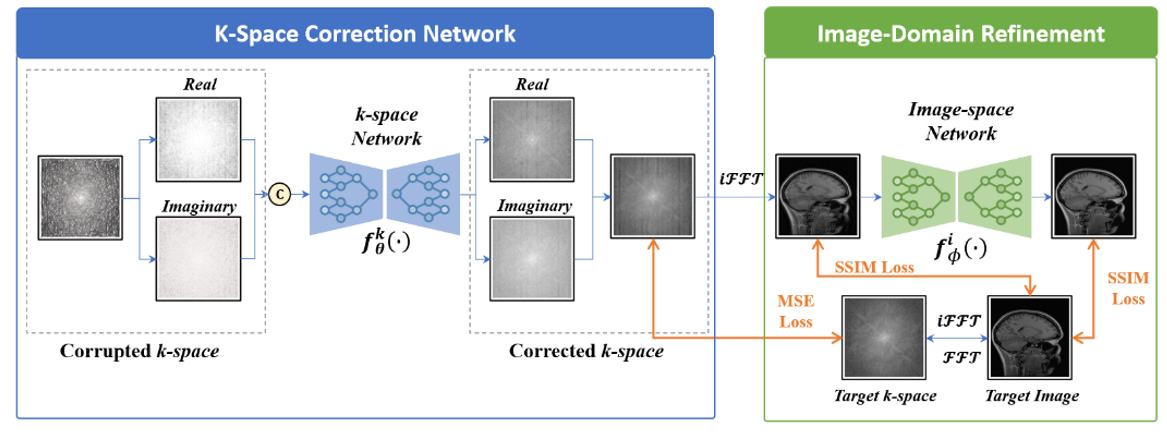
#> input picture KiMoCo.PNG, 1167 x 435 px
$ python -i gradient_metrics.py   (imports and definitions only)
#> lines starting #> are read from the running program, lines starting #| are printed output that depends on the picture
import numpy as np
from scipy.ndimage import sobel
from skimage.feature import canny
from scipy.ndimage import convolve
# [196 lines left out: functions crop_img, bin_img, calc_gradient_magnitude, tenengrad, gradient_entropy, normalized_gradient_squared, not called in this run]


def aes(img, brainmask=None, sigma=np.sqrt(2), n_levels=128, bin=False,
        crop=True, weigt_avg=False, reduction='mean'):
    """
    Calculate the metric Average Edge Strength.
    Original code my Simon Chemnitz-Thomsen.

    Reference:
    Quantitative framework for prospective motion correction evaluation
    Nicolas Pannetier, Theano Stavrinos, Peter Ng, Michael Herbst,
    Maxim Zaitsev, Karl Young, Gerald Matson, and Norbert Schuff

    Parameters
    ----------
    img : numpy array
        Image for which the metrics should be calculated.
    brainmask : numpy array
        Brainmask for the image. If provided, the metric will be calculated
        only on the masked region.
    sigma : float
        Standard deviation of the Gaussian filter used
        during canny edge detection.
    n_levels : int
        Levels of intensities to bin image by
    bin : bool
        Whether to bin the image
    crop : bool
        Whether to crop image/ delete empty slices
    weigt_avg : bool
        Whether to calculate the weighted average (depending on the
        proportion of non-zero pixels in the slice).
    reduction : str
        Method to reduce the edge strength values.
        'mean' or 'worst'

    Returns
    -------
    AES : float
        Average Edge Strength measure of the input image.
    """
    img = np.array(img.squeeze().cpu().detach())

    # Crop image if crop is True (and no brainmask provided)
    if crop:
        if brainmask is None:
            img = crop_img(img)

    # Bin image if bin is True
    if bin:
        img = bin_img(img, n_levels=n_levels)

    # Centered Gradient kernel in the y- and x-direction
    y_kern = np.array([[-1, -1, -1],
                       [0, 0, 0],
                       [1, 1, 1]])
    x_kern = y_kern.T


    # weights for each slice (proportion of non zero pixels)
    weights = []

    img = img.astype(float)

    # Weight, proportion of non zero pixels
    weights.append(np.mean(img > 0))

    # Convolve slice
    x_conv = convolve(img, x_kern)
    y_conv = convolve(img, y_kern)

    # Canny edge img
    canny_img = canny(img, sigma=sigma)

    if brainmask is not None:
        canny_img = np.ma.masked_array(canny_img,
                                        mask=(brainmask[:] != 1))
        x_conv = np.ma.masked_array(x_conv,
                                    mask=(brainmask != 1))
        y_conv = np.ma.masked_array(y_conv,
                                    mask=(brainmask != 1))

    # Numerator and denominator, to be divided
    # defining the edge strength of the slice
    grad= (x_conv ** 2 + y_conv ** 2) # more  effect on error suprressing
    grad= calc_gradient_magnitude(img)

    numerator = np.sum(canny_img * grad)
    denominator = np.sum(canny_img)

    es = np.array( np.sqrt(numerator) / denominator )
    # Remove nans
    es = es[~np.isnan(es)]

    if weigt_avg:
        return np.average(es, weights=weights)
    else:
        return np.mean(es), canny_img, grad

>>> import cv2
>>> picture = cv2.imread('../KiMoCo.PNG', cv2.IMREAD_GRAYSCALE)
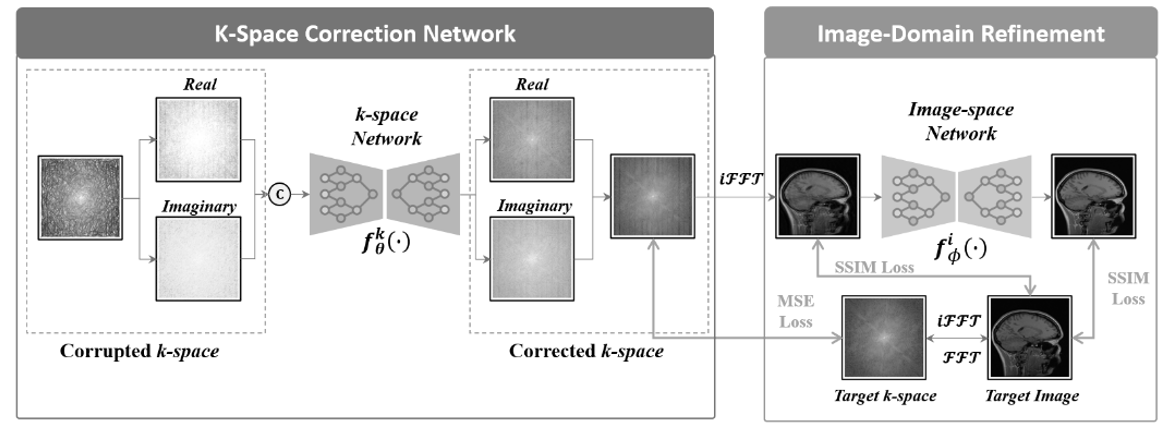
#> picture: shape (435, 1167); min 0, max 255, mean 216.3
>>> result = aes(picture)
#> (the run stopped early here; a loop or call above may not have finished)
